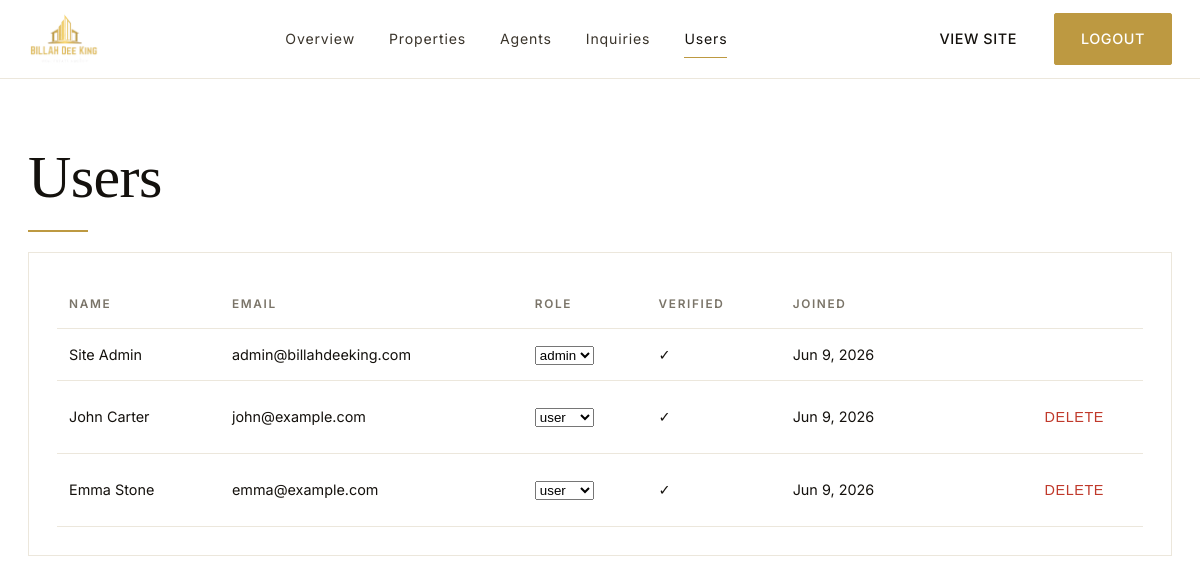
The page /admin/users.php (signed in) on the database its author committed.
### tables this page shows
CREATE TABLE users (
  id INT AUTO_INCREMENT PRIMARY KEY,
  name VARCHAR(120) NOT NULL,
  email VARCHAR(190) NOT NULL UNIQUE,
  password VARCHAR(255) NOT NULL,
  role ENUM('user','admin') NOT NULL DEFAULT 'user',
  is_verified TINYINT(1) NOT NULL DEFAULT 0,
  phone VARCHAR(40) NULL,
  avatar VARCHAR(255) NULL,
  created_at TIMESTAMP DEFAULT CURRENT_TIMESTAMP,
  INDEX(email)
);

### includes/db.php (called while the page is built, shortened)
<?php
function db() {
    static $pdo = null;
    if ($pdo !== null) return $pdo;
    $host = env('DB_HOST', 'localhost');
    $name = env('DB_NAME', 'luxe_estates');
    $user = env('DB_USER', 'root');
    $pass = env('DB_PASS', '');
    $dsn  = "mysql:host=$host;dbname=$name;charset=utf8mb4";
    try {
        $pdo = new PDO($dsn, $user, $pass, [
            PDO::ATTR_ERRMODE            => PDO::ERRMODE_EXCEPTION,
            PDO::ATTR_DEFAULT_FETCH_MODE => PDO::FETCH_ASSOC,
            PDO::ATTR_EMULATE_PREPARES   => false,
        ]);
    } catch (PDOException $e) {
        die('Database connection failed: ' . htmlspecialchars($e->getMessage()));
    }
    return $pdo;
}

### includes/functions.php (called while the page is built, shortened)
<?php
require_once __DIR__ . '/db.php';
function e($v) { return htmlspecialchars((string)$v, ENT_QUOTES, 'UTF-8'); }
function current_user() {
    static $u = null;
    if ($u !== null) return $u;
    $stmt = db()->prepare('SELECT * FROM users WHERE id = ?');
    $stmt->execute([$_SESSION['user_id']]);
    $u = $stmt->fetch() ?: null;
    return $u;
}
function require_admin()  { $u = current_user(); if (!$u || $u['role'] !== 'admin') redirect('../login.php'); }

### admin/users.php (the view, shortened to what this page needs)
<?php
require __DIR__.'/_header.php';
$rows = db()->query('SELECT * FROM users ORDER BY created_at DESC')->fetchAll();
?>
<h1>Users</h1><div class="divider-gold"></div>
<div class="dash-card" style="margin-top:20px">
<table class="table"><thead><tr><th>Name</th><th>Email</th><th>Role</th><th>Verified</th><th>Joined</th><th></th></tr></thead><tbody>
<?php foreach ($rows as $r): ?>
  <tr>
    <td><?= e($r['name']) ?></td>
    <td><?= e($r['email']) ?></td>
    <td>
      <form method="post" style="display:inline-flex"><input type="hidden" name="csrf" value="<?= e(csrf_token()) ?>">
        <select name="role" onchange="this.form.submit()"><option value="user" <?= $r['role']==='user'?'selected':'' ?>>user</option><option value="admin" <?= $r['role']==='admin'?'selected':'' ?>>admin</option></select>
      </form>
    </td>
    <td><?= $r['is_verified']?'✓':'—' ?></td>
    <td><?= e(date('M j, Y', strtotime($r['created_at']))) ?></td>
    <td style="text-align:right">
      <?php if ((int)$r['id'] !== (int)current_user()['id']): ?>
      <form method="post" onsubmit="return confirm('Delete user?')" style="display:inline"><input type="hidden" name="csrf" value="<?= e(csrf_token()) ?>"><button name="delete" value="<?= (int)$r['id'] ?>" class="btn btn-ghost" style="color:#c0392b">Delete</button></form>
      <?php endif; ?>
    </td>
  </tr>
<?php endforeach; ?>
</tbody></table>
</div>
<?php require __DIR__.'/_footer.php'; ?>

### assets/css/style.css (style rules this page uses)
:root { --gold:#bd9941; --gold-dark:#9a7c34; --gold-soft:#e7d9b3; --ink:#14110d; --ink-2:#3a342b; --muted:#7a7468; --line:#ece7dc; --bg:#ffffff; --bg-2:#faf7f1; --shadow:0 10px 40px -20px rgba(20,17,13,.25); --radius:6px; --t:.25s ease; }
* { box-sizing:border-box;margin:0;padding:0 }
html,body { background:var(--bg);color:var(--ink);font-family:'Inter',system-ui,sans-serif;font-weight:400;line-height:1.6;-webkit-font-smoothing:antialiased }
h1,h2,h3,h4,h5 { font-family:'Cormorant Garamond',Georgia,serif;font-weight:500;line-height:1.15;color:var(--ink);letter-spacing:-.01em }
h1 { font-size:clamp(2.4rem,5vw,4.2rem) }
.btn { display:inline-flex;align-items:center;justify-content:center;gap:8px;padding:13px 26px;border:1px solid transparent;font-size:.9rem;font-weight:500;letter-spacing:.04em;cursor:pointer;transition:all var(--t);border-radius:2px;text-transform:uppercase }
.btn-ghost { background:transparent;color:var(--ink);border-color:transparent }
.divider-gold { width:60px;height:2px;background:var(--gold);margin:18px 0 }
.dash-card { background:#fff;border:1px solid var(--line);padding:28px }
.table { width:100%;border-collapse:collapse }
.table th,.table td { padding:14px 12px;text-align:left;border-bottom:1px solid var(--line);font-size:.9rem }
.table th { font-size:.74rem;letter-spacing:.14em;text-transform:uppercase;color:var(--muted);font-weight:600 }

### rows shown on the page
users: name "Site Admin", email "admin@billahdeeking.com", role "admin", created_at "Jun 9, 2026"
users: name "John Carter", email "john@example.com", role "user", created_at "Jun 9, 2026", $r['id'] 2 (drawn)
users: name "Emma Stone", email "emma@example.com", role "user", created_at "Jun 9, 2026", $r['id'] 3 (drawn)
